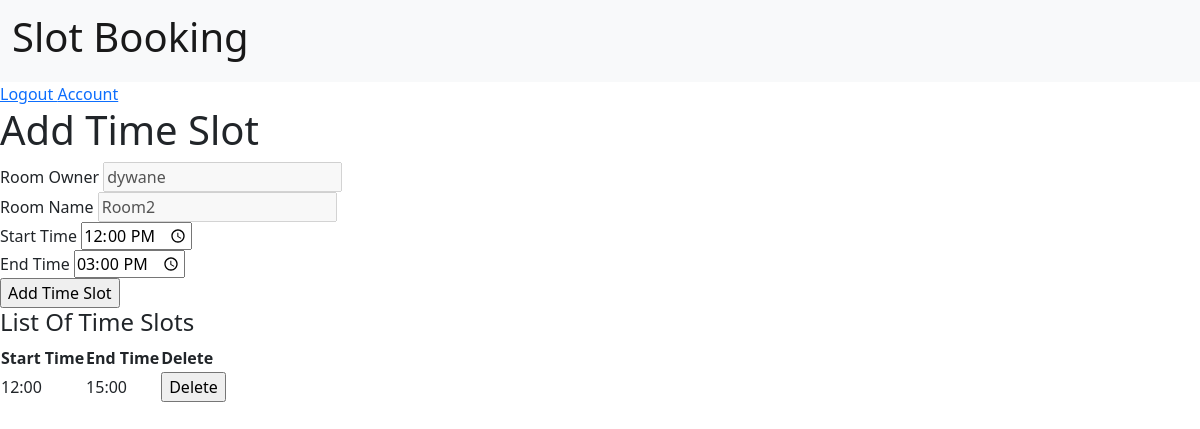
The app's page /manager/create-room/time-slot/7a23efe6f6e944eca6524c393445fd59/ (signed in), older data.
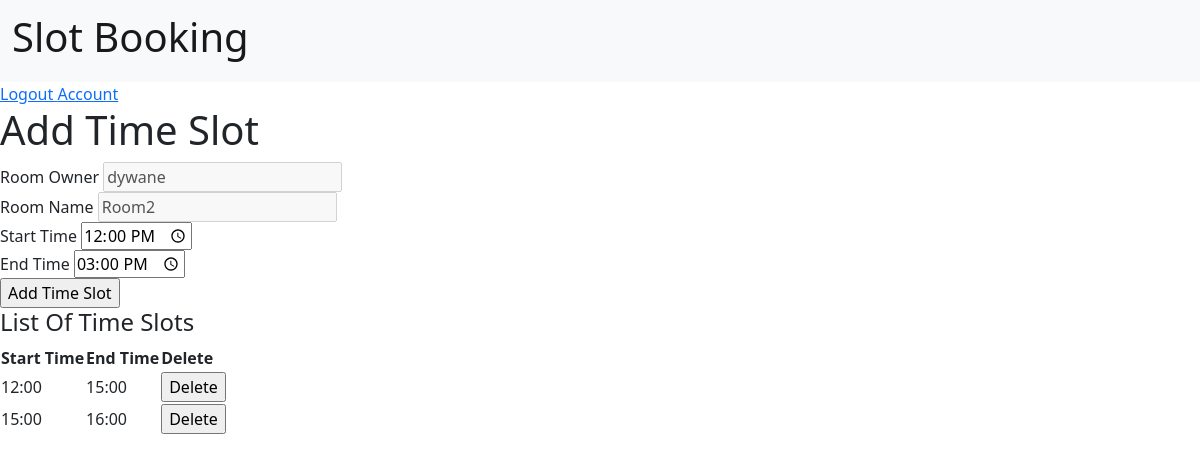
The same page, newer data.
### manager/models.py (models this page shows, shortened)
class TimeSlot(models.Model):
    id = models.UUIDField(primary_key=True, default=uuid.uuid4, editable=False)
    room_id = models.ForeignKey(Rooms, on_delete=models.CASCADE)
    slot_owner = models.ForeignKey(CustomUser, on_delete=models.CASCADE)
    start_time = models.TimeField(null=False)
    end_time = models.TimeField(null=False)
    class Meta:
        unique_together = ('room_id','start_time','end_time')

### manager/decorators.py (the view)
        def wrap(request,*args,**kwargs):
            if request.user.is_manager:
                return view_func(request,*args,**kwargs)
            else:
                raise PermissionDenied

### manager/forms.py
class TimeSlotForm(ModelForm):
    class Meta:
        model = TimeSlot
        fields = ('start_time', 'end_time',)

### manager/models.py (called while the page is built)
    def __str__(self):
        return self.room_name

### manager/views.py (called while the page is built, shortened)
@login_required
@role_required(allowed=['manager'])
def addTimeSlot(request,pk):
    user = request.user
    form = TimeSlotForm()
    room_name = Rooms.objects.get(id=pk)
    ts = TimeSlot.objects.filter(slot_owner=request.user,
                                  room_id=Rooms.objects.get(id=pk))
    context={'form':form , 'ts':ts,'room_name':room_name}
    return render(request,'manager/add_time_slot.html',context)

### manager/templates/manager/add_time_slot.html (shortened to what this page needs)
{% extends 'basic.html' %}
{%block content%}
<div>
    <h1>Add Time Slot</h1>
    <div>
        <form method="POST" action="">
            <div><label>Room Owner </label>
                <input type="text" name="room_owner" value="{{user.username}}" disabled/></div>
            <div><label>Room Name </label>
                <input type="text" name="room_name" value="{{room_name}}" disabled/></div>
            <div><label>Start Time</label>
                <input type="time" name="start_time" value="12:00" required/></div>
            <div><label>End Time</label>
                <input type="time" name="end_time" value="15:00" required/></div>
            <input type="submit" value="Add Time Slot"> </input>
        </form>
    </div>
    <h4> List Of Time Slots </h4>
    {% if ts %}
    <table>
        <thread>
            <tr>
                <th>Start Time</th>
                <th>End Time</th>
                <th>Delete</th>
              </tr>
        </thread>
        <tbody>
        {% for x in ts %}
            <tr>
                <td>{{x.start_time | time:'H:i'}}</td>
                <td>{{x.end_time | time:'H:i'}}</td>
                <td>
                    <form action="{% url 'delete_slot' x.room_id.id x.id %}" method="POST">
                        <input type="submit" value="Delete">
                    </form>
                </td>
            </tr>
        {% endfor %}
        </tbody>
        </table>
    {% else %}
        <br>
            <p>No Time Slot Available.</p>
    {% endif %}
</div>
{%endblock content%}

Row changes from the older to the newer data that the page shows:
added TimeSlot: start_time "15:00", end_time "16:00"
